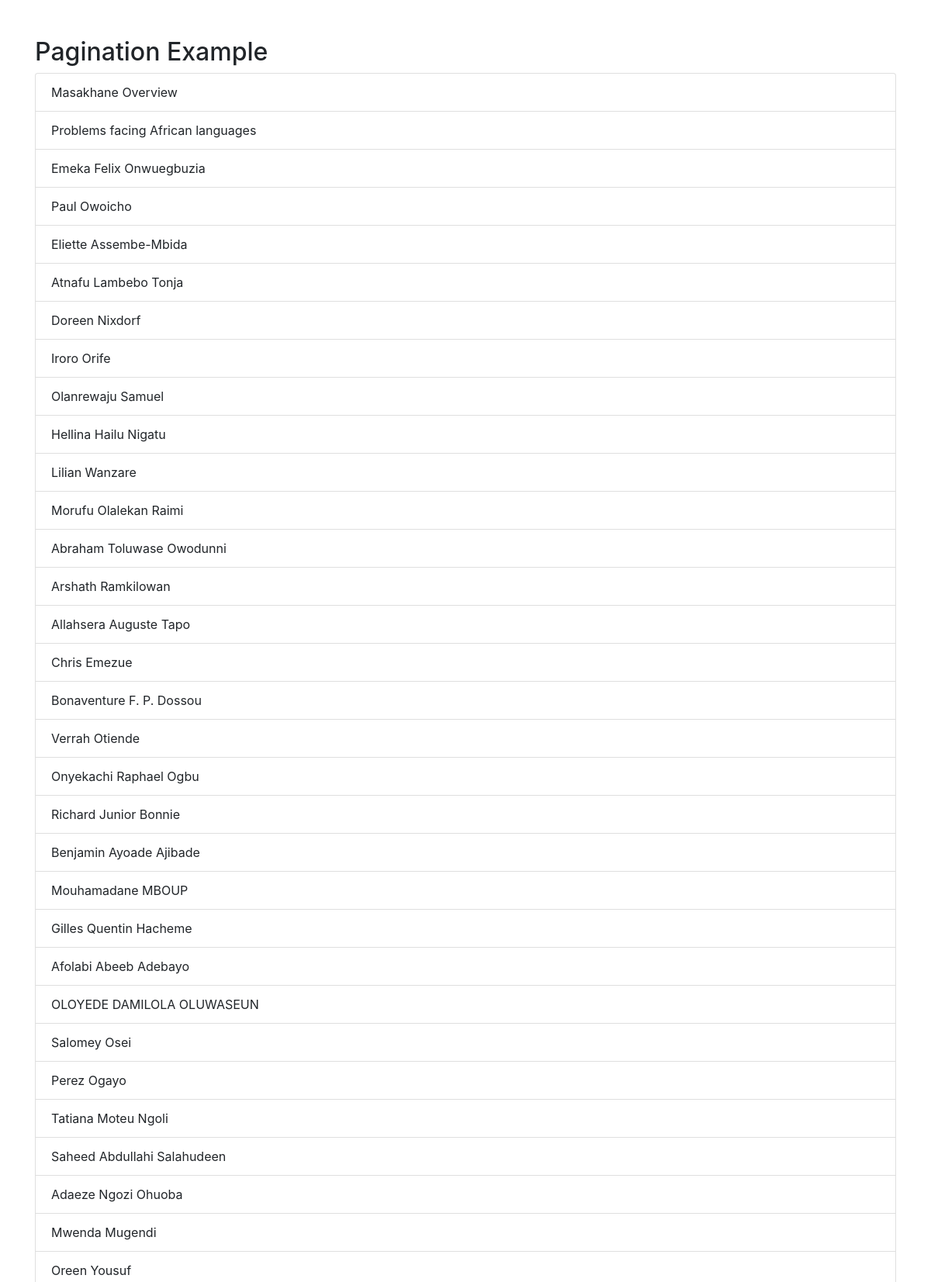
The page /pagination.php (upper part) on the database its author committed.
### tables this page shows
CREATE TABLE `members` (
  `id` int(11) NOT NULL,
  `fullname` varchar(100) NOT NULL,
  `affiliation` varchar(256) NOT NULL,
  `nationality` varchar(50) NOT NULL,
  `languages_spoken` varchar(256) NOT NULL,
  `languages_working_on` varchar(256) NOT NULL,
  `country_interesting` varchar(256) NOT NULL,
  `nlp_ml_tasks` varchar(5000) NOT NULL,
  `images` varchar(256) NOT NULL
);

### pagination.php (the view, shortened to what this page needs)
<!DOCTYPE html>
<html>
<head>
    <link rel="stylesheet" href="https://maxcdn.bootstrapcdn.com/bootstrap/4.5.2/css/bootstrap.min.css">
</head>
<body>
    <div class="container mt-5">
        <h2>Pagination Example</h2>
        <?php
    $itemsPerPage = 100;
    $servername = "localhost";
    $username = "root";
    $password = "";
    $dbname = "masakhane";
    $conn = new mysqli($servername, $username, $password, $dbname);
    $currentPage = isset($_GET['page']) ? intval($_GET['page']) : 1;
    $startIndex = ($currentPage - 1) * $itemsPerPage;
    $itemsQuery = "SELECT * FROM members LIMIT $startIndex, $itemsPerPage";
    $result = $conn->query($itemsQuery);
    if ($result->num_rows > 0) {
        echo "<ul class='list-group'>";
        while($row = $result->fetch_assoc()) {
            echo "<li class='list-group-item'>" . $row['fullname'] . "</li>";
        }
        echo "</ul>";
    } else {
        echo "No items found.";
    }
    ?>
    </div>
</body>
</html>

### rows shown on the page
members: fullname "Masakhane Overview"
members: fullname "Problems facing African languages"
members: fullname "Emeka Felix Onwuegbuzia"
members: fullname "Paul Owoicho"
members: fullname "Eliette Assembe-Mbida"
members: fullname "Atnafu Lambebo Tonja"
members: fullname "Doreen Nixdorf"
members: fullname "Iroro Orife"
members: fullname "Olanrewaju Samuel"
members: fullname "Hellina Hailu Nigatu"
members: fullname "Lilian Wanzare"
members: fullname "Morufu Olalekan Raimi"
members: fullname "Abraham Toluwase Owodunni"
members: fullname "Arshath Ramkilowan"
members: fullname "Allahsera Auguste Tapo"
members: fullname "Chris Emezue"
members: fullname "Bonaventure F. P. Dossou"
members: fullname "Verrah Otiende"
members: fullname "Onyekachi Raphael Ogbu"
members: fullname "Richard Junior Bonnie"
members: fullname "Benjamin Ayoade Ajibade"
members: fullname "Mouhamadane MBOUP"
members: fullname "Gilles Quentin Hacheme"
members: fullname "Afolabi Abeeb Adebayo"
members: fullname "OLOYEDE DAMILOLA OLUWASEUN"
members: fullname "Salomey Osei"
members: fullname "Perez Ogayo"
members: fullname "Tatiana Moteu Ngoli"
members: fullname "Saheed Abdullahi Salahudeen"
members: fullname "Adaeze Ngozi Ohuoba"
members: fullname "Mwenda Mugendi"
members: fullname "Oreen Yousuf"
